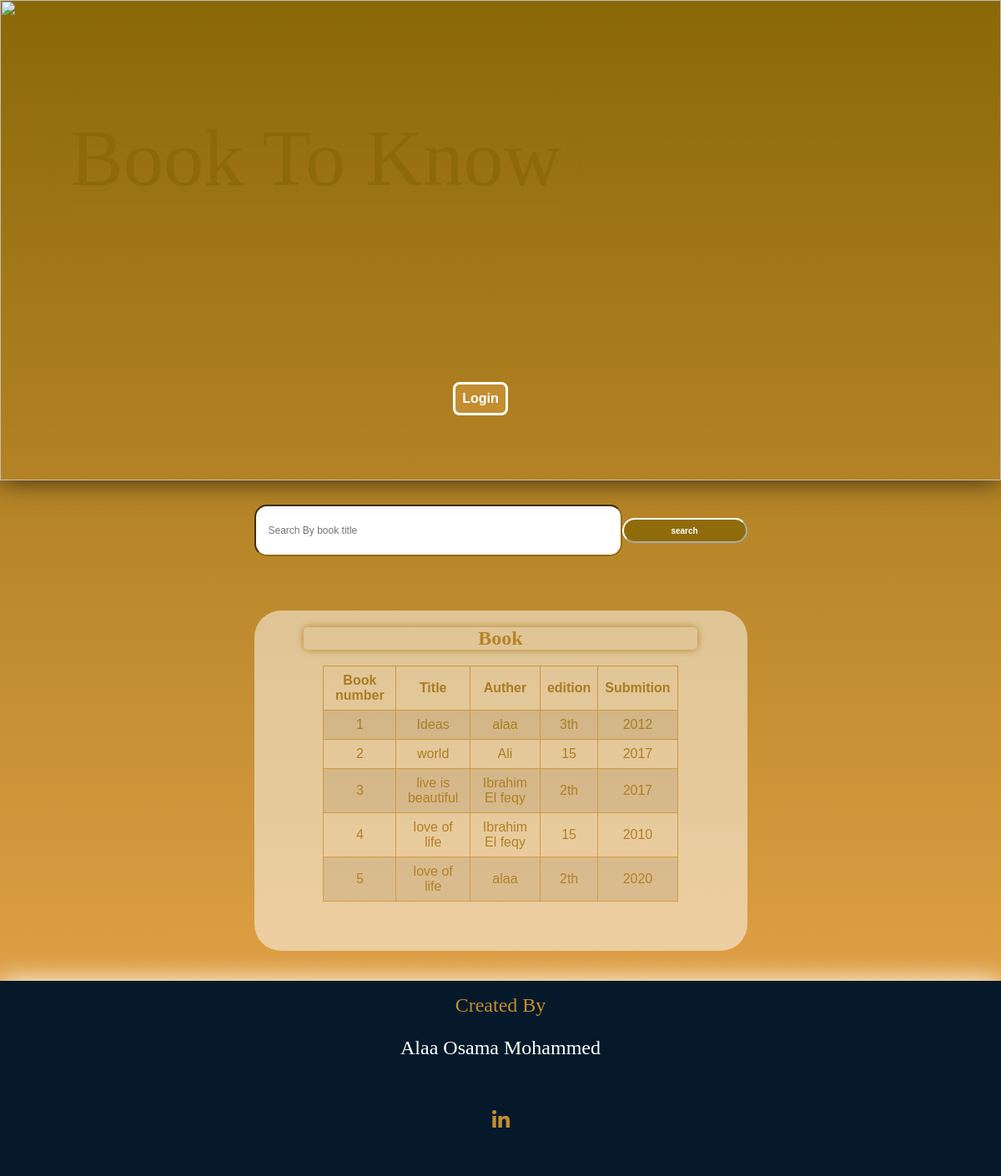
Screenshot of /user_home.php with the database file from the repository.
### tables this page shows
CREATE TABLE `books` (
  `id` int(50) NOT NULL,
  `title` varchar(150) DEFAULT NULL,
  `auther` varchar(150) DEFAULT NULL,
  `edition` varchar(100) DEFAULT NULL,
  `submition` year(4) DEFAULT NULL
);

### user_home.php (the view, shortened to what this page needs)
<!DOCTYPE html>
<html lang="en">
<head>
    <link rel='stylesheet' type='text/css' media='screen' href='css/style.css'>
</head>
<body>
    <div class="homePage">
        <div class="header">
            <img src="images/pexels-janko-ferlic-590493.jpg" class="header_img">
            <div class="webName">Book To Know</div>
            <div class="menuContainer">
           <a href="login.php" style="display: block;" ><button class="menuButton" id="logoutButton">Login</button></a>
            </div>
        </div>
        <div class="homeContainer">
            <form class="searchsection" method="post">
                <input class="search" type="text" name="search" placeholder="Search By book title" required>
                <input  type="submit" value="search" class="loginButton">
            </form>
     <div style="text-align: center;display: flex;flex-direction: column;align-items: center;height: 20em;
    overflow: scroll;padding-bottom: 15%;" class="bookshow">
         <h2 style="color: #aa7c1e;border-bottom-color: white;box-shadow: 0 0 10px;width: 80%;border-radius: 5px;">
         Book</h2>
         <div>
<?php
         $servername = "localhost";$username = "root";$password = "";$dbname = "book_library";
            $conn = new mysqli($servername, $username, $password, $dbname);
            if (isset($_POST["search"])) {
                $str = $_POST["search"];
                $sql = "SELECT * FROM `books` WHERE title = '$str'";
                ?>
                <?php
 $result = $conn->query($sql);
   while($row = $result->fetch_assoc()) {
    ?>
     <div class="back">
            <a href="admin_home.php"><i class='fas fa-undo'></i></a>
        </div>
<tr>
    <td><?=$row['id']?></td>
    <td><?=$row['title']?></td>
    <td><?=$row['auther']?></td>
    <td><?=$row['edition']?></td>
    <td><?=$row['submition']?></td>
  </tr>
  <?php
   }
  ?>
                <?php
            }else{
            $sql = "SELECT * FROM `books`";}
            ?>
<div style="display: flex;justify-content: center;">
<table>
  <tr>
    <th>Book number</th>
    <th>Title</th>
    <th>Auther</th>
    <th>edition</th>
    <th>Submition</th>
  </tr>
  <?php
 $result = $conn->query($sql);
   while($row = $result->fetch_assoc()) {
    ?>
<tr>
    <td><?=$row['id']?></td>
    <td><?=$row['title']?></td>
    <td><?=$row['auther']?></td>
    <td><?=$row['edition']?></td>
    <td><?=$row['submition']?></td>
  </tr>
  <?php
   }
  ?>
</table>
</div>
         </div>
</div>
        </div>
        <div class="footer">
            <div class="names">
                <div>
                    Created By
                </div>
                <p class="team">
                    Alaa Osama Mohammed
                </p>
                <div class="contant">
                    <div class="icon">
                        <a href="https://www.linkedin.com/in/alaa-osama/"><i class="fab fa-linkedin-in"></i></a>
                    </div>
                </div>
            </div>
        </div>
    </div>
</body>
</html>

### css/style.css (style rules this page uses)
body { background: rgb(233, 176, 71); background: linear-gradient(0deg, rgb(238, 170, 81) 0%, rgb(139, 104, 7) 100%); margin: 0; font-family: 'Merriweather', serif; color: #fff; height: 100%; width: 100%; background-attachment: fixed; background-repeat:no-repeat; background-size: cover;; }
.loginButton { color: #fff; font-size: 10px; font-weight: bold; cursor: pointer; width: 15em; border-color: #fff; border-radius: 2em; height: 3em; background-color: #906b0b; }
.homePage { display: flex; flex-direction: column; position: relative; width: 100%; margin: 0; padding: 0; }
.header { display: flex; justify-content: space-around; align-items: flex-end; flex-direction: column; position: relative; height: 36em; width: 100%; box-shadow: 0px 0px 30px rgb(0 0 0 / 70%); top: 0%; }
.header_img { width: 100%; position: absolute; height: 100%; object-fit: cover; top: 0; }
.webName { display: flex; position: relative; color: #8d6909; backdrop-filter: blur(8px); border-radius: 43px; padding: 2%; align-self: self-start; margin: 5%; font-size: 6em; }
.menuContainer { display: flex; flex-direction: row; text-align: center; position: relative; height: 4em; align-items: center; justify-content: center; padding: 1em; width: 100%; }
.menuButton { font-size: 1em; padding: 0.5em; border-radius: 0.5em; outline: none; border: solid #fff; color: #ffffff; cursor: pointer; transition: 0.3s ease; background-color: #c38d30; text-align: center; margin-right: 1em; font-weight: bold; }
.homeContainer { width: 100%; height: 75vh; display: grid; grid-template-rows: 20% 80%; justify-content: center; align-items: center; }
.searchsection { display: flex; flex-direction: row; justify-content: center; align-items: center; }
.search { border-radius: 15px; font-size: 12px; padding-left: 15px; border-color: #936d0d; width: 35vw; height: 7vh; }
.bookshow { width: 100%; height: 80%; background: #fff; opacity: 50%; border-radius: 2em; text-align: center; display: flex; flex-direction: column; align-items: center; }
.footer { display: flex; position: relative; background-color: #06192b; flex-direction: row; box-shadow: 0px 0px 30px; justify-content: center; align-items: center; bottom: 0%; width: 100%; }
.names { display: flex; flex-direction: column; align-items: center; margin: 1em; color: #fff; }
.names div { color: #c38d30; font-size: 1.5rem; }
.team { width: 14em; text-align: center; font-size: 1.5em; }
.contant { display: flex; align-items: center; justify-content: center; }
.icon a { display: inline-block; font-size:1em; width: 100px; height: 100px; line-height: 100px; text-align: center; color: #c38d30; transition: .4s linear; position: relative; }
.icon a::before, .icon a::after { content: ''; position: absolute; box-sizing: border-box; width: 100%; height: 100%; left: 0; top: 0; transition: .4s linear; }

### user_home.php (style rules this page uses)
table { font-family: arial, sans-serif; border-collapse: collapse; width: 80%; }
td, th { border: 1px solid #da9c42; text-align: center; padding: 8px; color: #8f6913; }
tr:nth-child(even) { background-color: #dddddd; }

### rows the page displays
books: id "1", title "Ideas", auther "alaa", edition "3th", submition "2012"
books: id "2", title "world", auther "Ali", edition "15", submition "2017"
books: id "3", title "live is beautiful", auther "Ibrahim El feqy", edition "2th", submition "2017"
books: id "4", title "love of life", auther "Ibrahim El feqy", edition "15", submition "2010"
books: id "5", title "love of life", auther "alaa", edition "2th", submition "2020"
